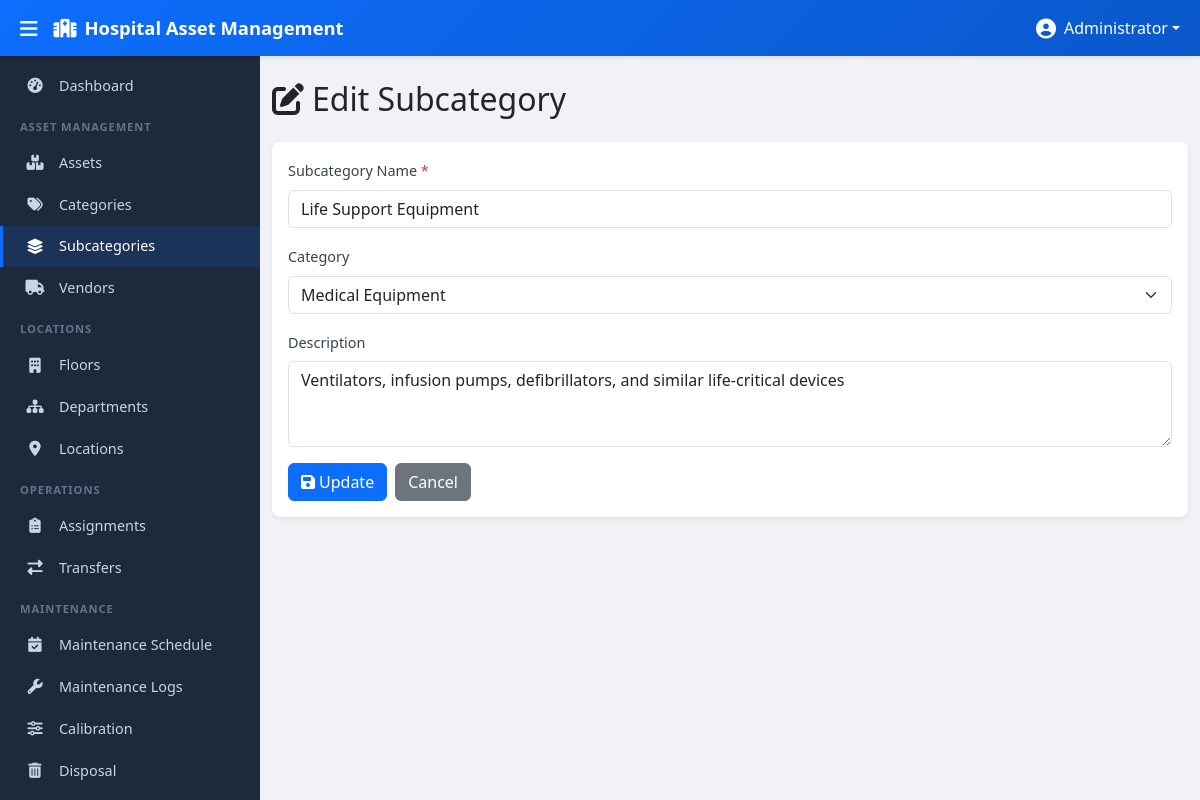
The page /modules/subcategories/edit.php?id=2 (signed in) on the database its author committed.
### tables this page shows
CREATE TABLE asset_subcategories (
    id INT AUTO_INCREMENT PRIMARY KEY,
    category_id INT,
    subcategory_name VARCHAR(150),
    description TEXT,
    is_deleted TINYINT(1) DEFAULT 0,
    FOREIGN KEY (category_id) REFERENCES asset_categories(id)
);

CREATE TABLE asset_categories (
    id INT AUTO_INCREMENT PRIMARY KEY,
    category_name VARCHAR(150) NOT NULL,
    description TEXT,
    is_deleted TINYINT(1) DEFAULT 0
);

### modules/subcategories/edit.php (the view, shortened to what this page needs)
<?php
$pdo = getDBConnection();
$id = (int)($_GET['id'] ?? 0);
$stmt = $pdo->prepare("SELECT * FROM asset_subcategories WHERE id = ? AND is_deleted = 0");
$stmt->execute([$id]);
$subcategory = $stmt->fetch();
$stmt = $pdo->prepare("SELECT id, category_name FROM asset_categories WHERE is_deleted = 0 ORDER BY category_name ASC");
$stmt->execute();
$categories = $stmt->fetchAll();
require_once __DIR__ . '/../../views/header.php';
require_once __DIR__ . '/../../views/sidebar.php';
?>
<div class="main-content" id="mainContent">
    <div class="container-fluid py-4">
        <div class="row mb-4">
            <div class="col-12">
                <h2 class="mb-0"><i class="fas fa-edit me-2"></i>Edit Subcategory</h2>
            </div>
        </div>
        <div class="card shadow-sm">
            <div class="card-body">
                <form method="POST" action="">
                    <div class="mb-3">
                        <label for="subcategory_name" class="form-label">Subcategory Name <span class="text-danger">*</span></label>
                        <input type="text" class="form-control" id="subcategory_name" name="subcategory_name" value="<?php echo htmlspecialchars($subcategory['subcategory_name'] ?? '', ENT_QUOTES, 'UTF-8'); ?>" required>
                    </div>
                    <div class="mb-3">
                        <label for="category_id" class="form-label">Category</label>
                        <select class="form-select" id="category_id" name="category_id">
                            <?php foreach ($categories as $cat): ?>
                            <option value="<?php echo $cat['id']; ?>" <?php echo ($cat['id'] == $subcategory['category_id']) ? 'selected' : ''; ?>><?php echo htmlspecialchars($cat['category_name'], ENT_QUOTES, 'UTF-8'); ?></option>
                            <?php endforeach; ?>
                        </select>
                    </div>
                    <div class="mb-3">
                        <label for="description" class="form-label">Description</label>
                        <textarea class="form-control" id="description" name="description" rows="3"><?php echo htmlspecialchars($subcategory['description'] ?? '', ENT_QUOTES, 'UTF-8'); ?></textarea>
                    </div>
                    <div class="d-flex gap-2">
                        <button type="submit" class="btn btn-primary"><i class="fas fa-save me-1"></i>Update</button>
                        <a href="index.php" class="btn btn-secondary">Cancel</a>
                    </div>
                </form>
            </div>
        </div>
    </div>
</div>
<?php require_once __DIR__ . '/../../views/footer.php'; ?>

### assets/css/style.css (style rules this page uses)
:root { --sidebar-width: 260px; --sidebar-collapsed-width: 0px; --topbar-height: 56px; --primary-color: #0d6efd; --primary-dark: #0a58ca; --secondary-color: #0dcaf0; --sidebar-bg: #1e293b; --sidebar-hover: #334155; --sidebar-active: #0d6efd; --sidebar-text: #cbd5e1; --sidebar-heading: #64748b; --body-bg: #f0f2f5; }
body { font-family: 'Segoe UI', Tahoma, Geneva, Verdana, sans-serif; background-color: var(--body-bg); overflow-x: hidden; }
.main-content { margin-left: var(--sidebar-width); margin-top: var(--topbar-height); min-height: calc(100vh - var(--topbar-height)); transition: margin-left 0.3s ease; }
.card { border: none; border-radius: 0.5rem; box-shadow: 0 1px 3px rgba(0, 0, 0, 0.08); }
.form-label { font-weight: 500; font-size: 0.9rem; color: #374151; }

### rows shown on the page
asset_subcategories: subcategory_name "Life Support Equipment", category_id "Medical Equipment", description "Ventilators, infusion pumps, defibrillators, and similar life-critical devices"

### other values the page prints
$_SESSION['user_name'] "Administrator"
